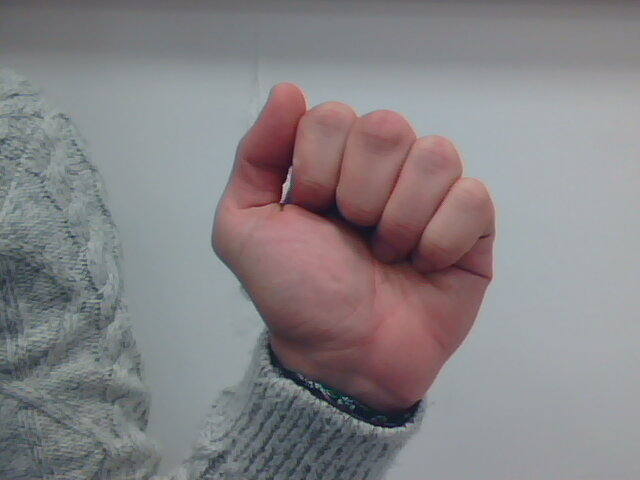
#> input picture DATA/STOP/2017-11-06-144843_1.jpg, 640 x 480 px; its folder holds only this picture in this run
$ jupyter execute --allow-errors image_processing_hand.ipynb
#> lines starting #> are read from the running program, lines starting #| are printed output that depends on the picture
[cell 1]
import cv2
import matplotlib.pyplot as plt
from numpy import uint8, ones
from os import listdir
from os.path import isfile, join
path = '../DATA/STOP/'
files = [path+f for f in listdir(path) if isfile(join(path, f))]

[cell 2]
img_bgr= cv2.imread(files[0])
#> img_bgr is the input picture: shape (480, 640, 3); mean B, G, R 133.2, 130.5, 134.2
h,w =img_bgr.shape[:2]
#> h = 480; w = 640
print(h,w)
#| 480 640

img_rgb = cv2.cvtColor(img_bgr,cv2.COLOR_BGR2RGB)
plt.imshow(img_rgb)
plt.show()

#convert to grayscale
gray = cv2.cvtColor(img_rgb,cv2.COLOR_RGB2GRAY)
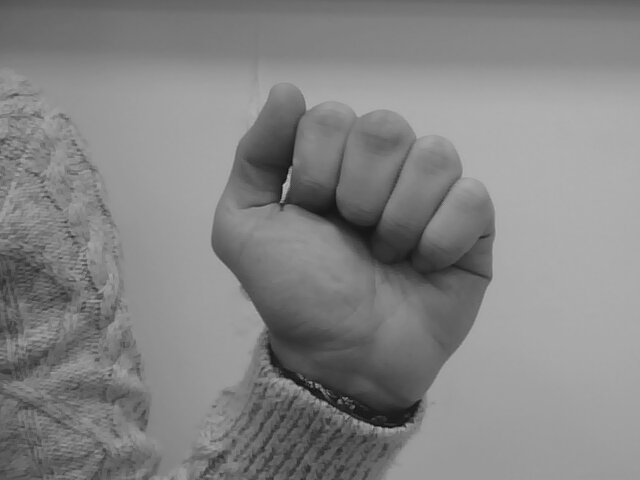
#> gray: shape (480, 640); min 13, max 189, mean 131.9

# Blur an image
blur=cv2.GaussianBlur(img_rgb,(0,0),5)
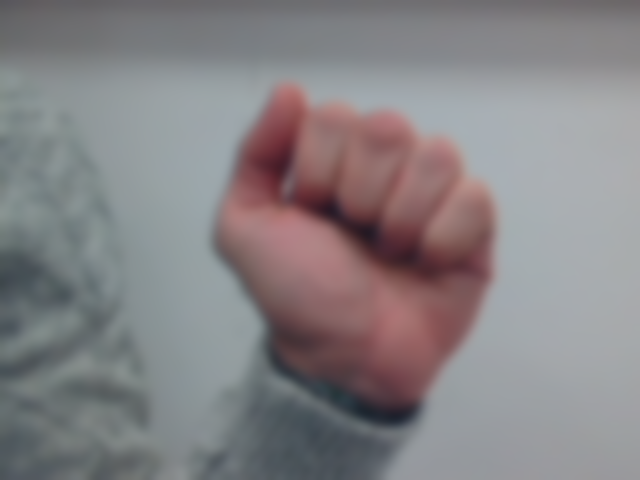
#> blur: shape (480, 640, 3); mean R, G, B 134.2, 130.6, 133.2

#detect feature points
kaze =  cv2.xfeatures2d.SURF
#> (the rest of this cell did not finish here and is left out)

$ run again, on DATA/STOP/2017-11-06-144843_13.jpg
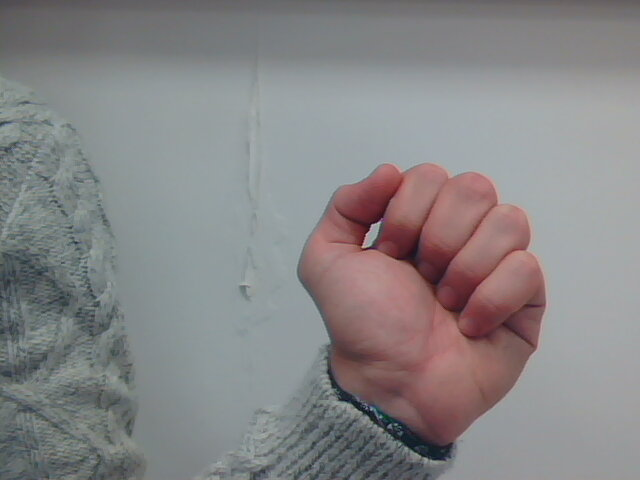
#> input picture DATA/STOP/2017-11-06-144843_13.jpg, 640 x 480 px
#> img_bgr is the input picture: shape (480, 640, 3); mean B, G, R 134.4, 133.3, 135.2
#| 480 640
#> `gray = cv2.cvtColor(img_rgb,cv2.COLOR_RGB2GRAY)`:
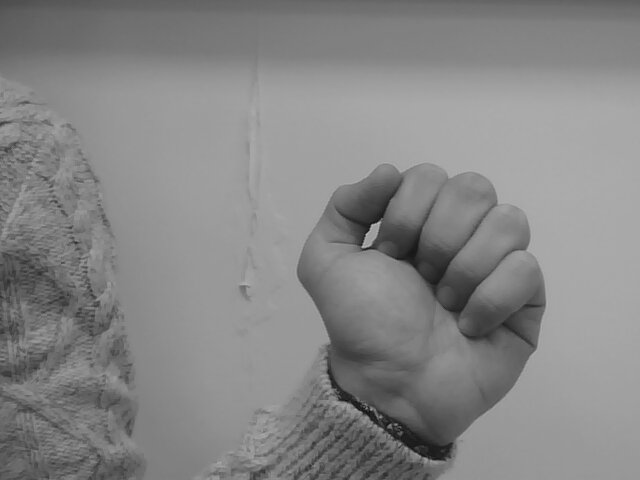
#> gray: shape (480, 640); min 13, max 187, mean 134
#> `blur=cv2.GaussianBlur(img_rgb,(0,0),5)`:
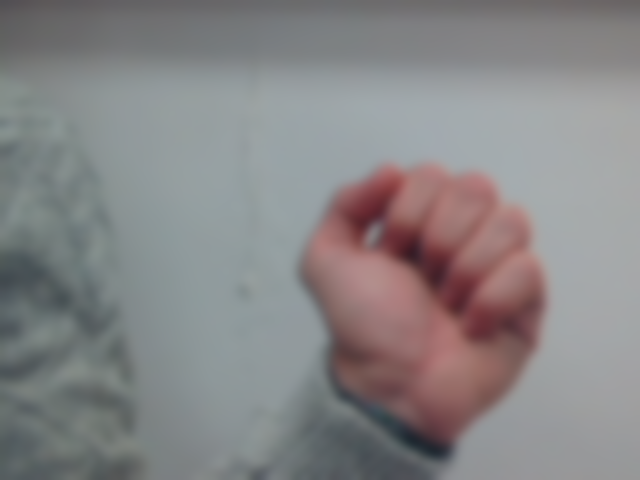
#> blur: shape (480, 640, 3); mean R, G, B 135.2, 133.3, 134.4

$ run again, on DATA/STOP/2017-11-06-144843_14.jpg
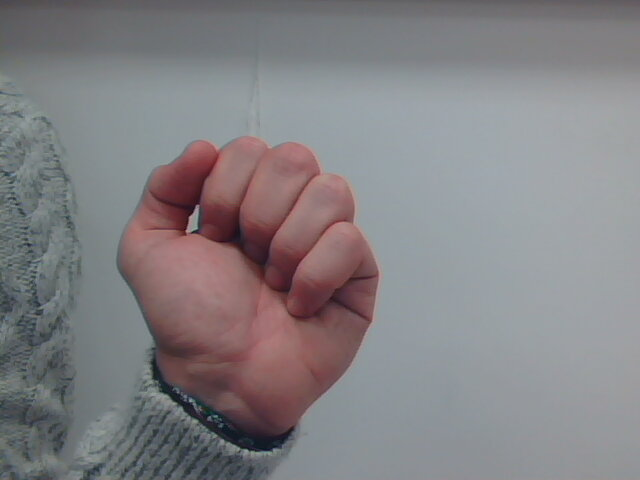
#> input picture DATA/STOP/2017-11-06-144843_14.jpg, 640 x 480 px
#> img_bgr is the input picture: shape (480, 640, 3); mean B, G, R 132, 129, 131.6
#| 480 640
#> `gray = cv2.cvtColor(img_rgb,cv2.COLOR_RGB2GRAY)`:
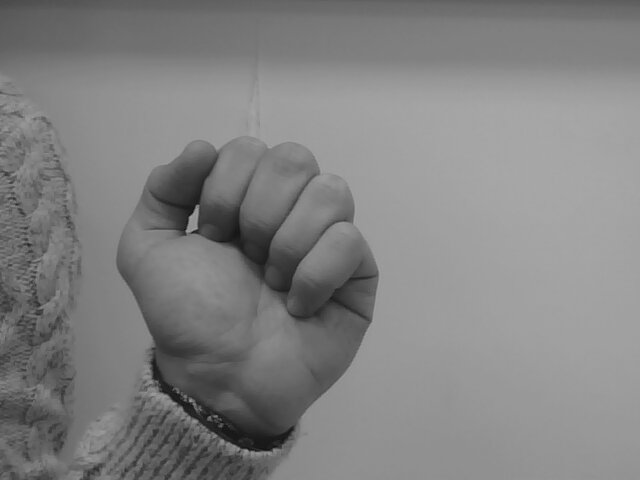
#> gray: shape (480, 640); min 15, max 167, mean 130.1

$ run again, on DATA/STOP/2017-11-06-144843_15.jpg
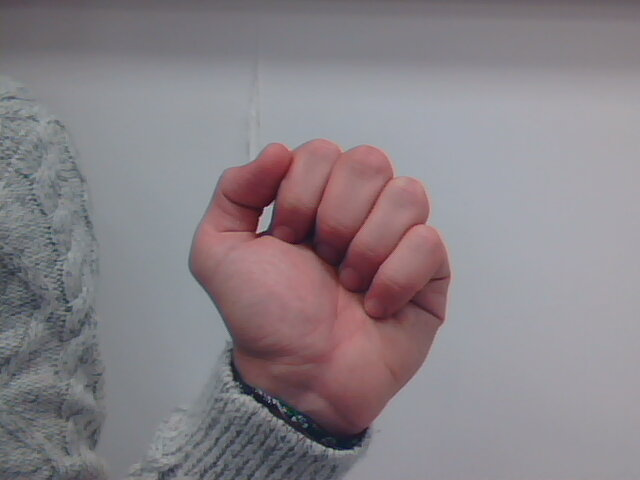
#> input picture DATA/STOP/2017-11-06-144843_15.jpg, 640 x 480 px
#> img_bgr is the input picture: shape (480, 640, 3); mean B, G, R 135, 129.6, 136.8
#| 480 640
#> `gray = cv2.cvtColor(img_rgb,cv2.COLOR_RGB2GRAY)`:
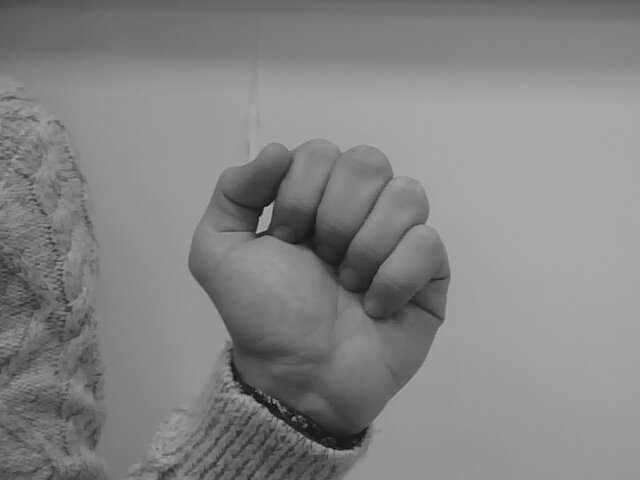
#> gray: shape (480, 640); min 15, max 183, mean 132.4
#> `blur=cv2.GaussianBlur(img_rgb,(0,0),5)`:
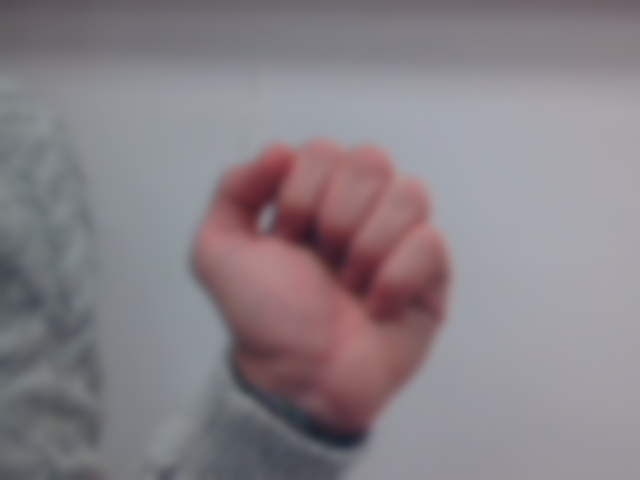
#> blur: shape (480, 640, 3); mean R, G, B 136.8, 129.6, 135

$ run again, on DATA/STOP/2017-11-06-144843_10.jpg
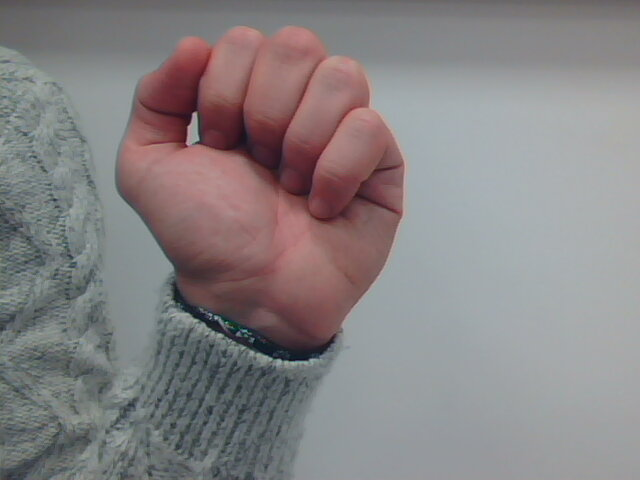
#> input picture DATA/STOP/2017-11-06-144843_10.jpg, 640 x 480 px
#> img_bgr is the input picture: shape (480, 640, 3); mean B, G, R 131.7, 130.4, 135.1
#| 480 640
#> `gray = cv2.cvtColor(img_rgb,cv2.COLOR_RGB2GRAY)`:
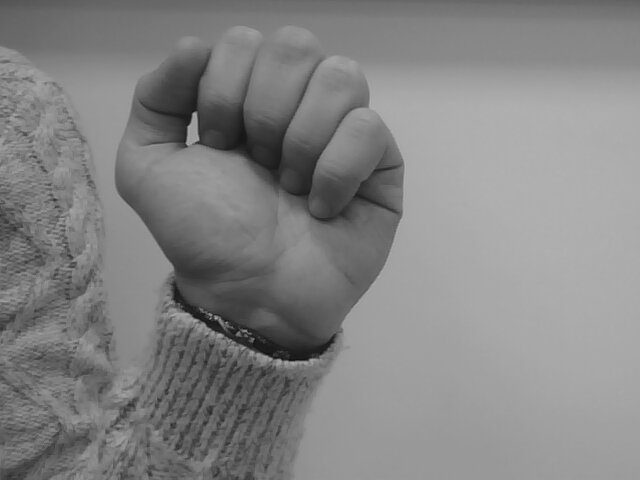
#> gray: shape (480, 640); min 13, max 179, mean 131.9
#> `blur=cv2.GaussianBlur(img_rgb,(0,0),5)`:
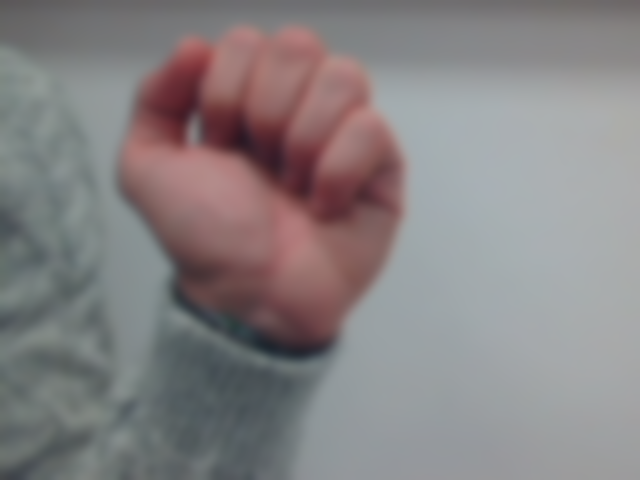
#> blur: shape (480, 640, 3); mean R, G, B 135.1, 130.4, 131.7
